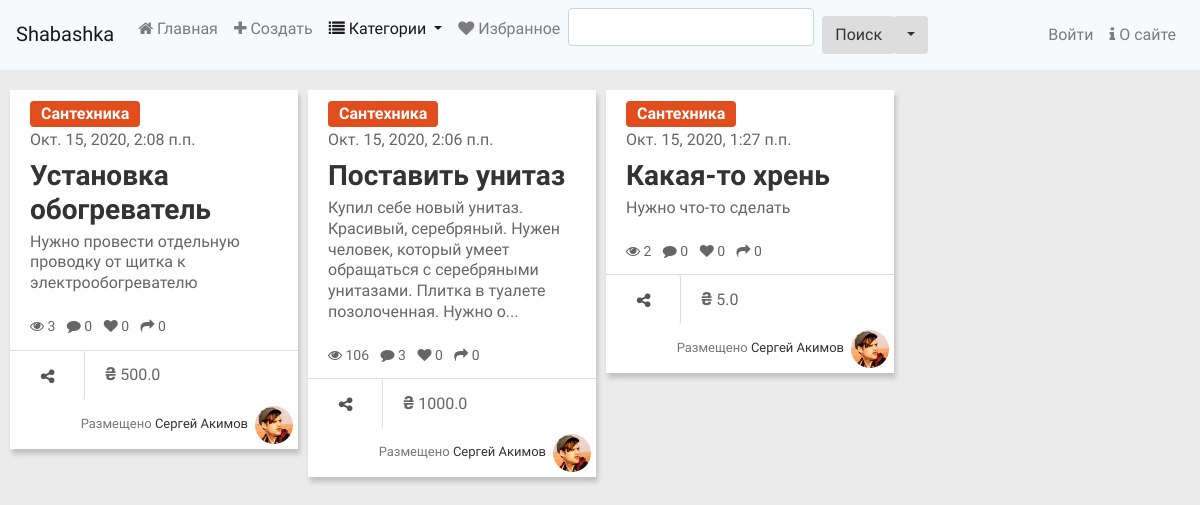
Page /10/ on the committed database.
### main/models.py (models this page shows, shortened)
class Offer(models.Model):
    STATUS = [
        ('n', 'Новое'),
        ('a', 'Принято'),
        ('d', 'Выполнено')
    ]
    category = models.ForeignKey(SubCategory, on_delete=models.PROTECT, verbose_name="Категория")
    title = models.CharField(max_length=40, verbose_name="Предложение")
    content = models.TextField(verbose_name="Описание")
    price = models.FloatField(default=0, verbose_name="Цена")
    image = models.ImageField(blank=True, upload_to=get_timestamp_path, verbose_name="Фото")
    author = models.ForeignKey(ShaUser, on_delete=models.CASCADE, verbose_name="Автор")
    is_active = models.BooleanField(default=True, db_index=True, verbose_name="Активное")
    created = models.DateTimeField(auto_now_add=True, db_index=True, verbose_name="Опубликовано" )
    reviews = models.IntegerField(default=0, verbose_name="Просмотров")
    shared = models.IntegerField(default=0, verbose_name="Поделились")
    status = models.CharField(max_length=1, default='n', null=True, blank=True, db_index=True, choices=STATUS, verbose_name="Статус")
    class Meta:
        verbose_name = "Предложение"
        verbose_name_plural = "Предложения"
        ordering = ["-created"]

class Category(models.Model):
    name = models.CharField(max_length=20, unique=True, db_index=True, verbose_name="Название")
    order = models.SmallIntegerField(default=0, db_index=True, verbose_name="Порядок")
    super_category = models.ForeignKey('SuperCategory', on_delete=models.PROTECT, null=True, blank=True,
                                        verbose_name="Надкатегория")

class ShaUser(AbstractUser):
    is_activated = models.BooleanField(default=True, db_index=True, verbose_name="Активирован")
    send_message = models.BooleanField(default=True, db_index=True, verbose_name="Отправлять оповещения?")
    location = models.ForeignKey(LocationSettelment, on_delete=models.SET_NULL, null=True, blank=True, verbose_name="Населенный пункт" )
    class Meta(AbstractUser.Meta):
        pass

### main/views.py (the view)
# urls.py: path('<int:pk>/', views.by_category, name="by_category"),
def by_category(request, pk):
    category = get_object_or_404(SubCategory, pk=pk)
    offers = Offer.objects.filter(is_active=True, category=pk)
    if 'keyword' in request.GET:
        keyword = request.GET["keyword"]
        q = Q(title__icontains=keyword) | Q(content__icontains=keyword)
        offers = offers.filter(q)
    else:
        keyword = ''
    form = SearchForm(initial={'keyword': keyword})
    paginator = Paginator(offers, 30)
    if 'page' in request.GET:
        page_num = request.GET['page']
    else:
        page_num = 1
    page = paginator.get_page(page_num)
    context = {'category': category, 'page': page, 'offers': page.object_list, 'searchForm': form}
    return render(request, 'main/by_category.html', context)

### main/forms.py
class SearchForm(forms.Form):
    keyword = forms.CharField(required=False, max_length=20, label='')

### main/models.py (called while the page is built)
    def get_queryset(self):
        return super().get_queryset().filter(super_category__isnull=False)

    def __str__(self):
        return f"{self.super_category.name} - {self.name}"

### main/templatetags/custom_tags.py (called while the page is built)
@register.simple_tag()
def limit_text(content):
    if len(content) > 150:
        return content[:150] + '...'
    else:
        return content

### main/templates/main/by_category.html (shortened to what this page needs)
{% extends 'main/layout.html' %}
{% load static %}
{% load thumbnail %}
{% load bootstrap4 %}
{% load custom_tags %}
{% block body %}
<div id="page-content" class="index-page">
    <div id="container">
{% for offer in offers %}
        <div class="item">
            <div class="content-item">
                {% url 'main:detail' category_pk=category.pk pk=offer.pk as url %}
                <a href="{% url 'main:by_category' pk=category.pk %}" class="btn btn-small btn-{{offer.category.super_category.order}}">{{offer.category.name}}</a>
                <div class="time"> {{offer.created}}</div>
                <h3 class="title-item"><a href="{{url}}{{all}}">{{offer.title}}</a></h3>
                <p class="info">{% limit_text offer.content %}</p>
                <ul class="list-inline">
                    <li class="list-inline-item"><i class="fa fa-eye"></i> {{ offer.reviews }} </li>
                    <li class="list-inline-item"><i class="fa fa-comment"></i> {{offer.comment_set.count}}</li>
                    <li class="list-inline-item"><i class="fa fa-heart"></i>  0</li>
                    <li class="list-inline-item"><i class="fa fa-share"></i> {{offer.shared}}</li>
                </ul>
            </div>
            <div class="bottom-item">
                <a href="#" class="btn btn-share share"><i class="fa fa-share-alt"></i> </a>
                <span class="mx-3"><span class="uah">&#8372</span> {{offer.price}}</span>
                <span class="user f-right">Размещено
                    <a href="{% url 'main:profile_by_id' pk=offer.author.pk %}">
                        {% if offer.author.first_name and offer.author.last_name %}
                        {{offer.author.first_name}} {{offer.author.last_name}}
                        {% else %}
                        {{offer.author}}
                        {% endif %}
                    </a><img src="{% static 'main/images/ava-1.jpg' %}" class="rounded-circle"></span>
            </div>
        </div>
{% empty %}
<p>На данный момент в категории {{category}} нет активных предложений</p>
{% endfor %}
</div>
</div>
{% endblock %}

### main/static/main/css/style.css (style rules this page uses)
body { font-family: 'Ek Mukta', sans-serif;color: #666;background: #EBEBEB;font-size: 16px;line-height: 1.6em;font-weight: 400; }
html, body { width:100%; padding:0; }
html { -webkit-text-size-adjust: none; }
img { max-width:100%; height: auto;width: auto\9; }
h3 { font-size: 32px; }
h1,h2,h3,h4,h5,h6 { font-family: 'Roboto', sans-serif;font-weight: 600;color: #111; }
p { margin: 0 0 20px;line-height: 1.3; }
a { color: #333; -webkit-transition: all .2s ease-in-out; -moz-transition: all .2s ease-in-out; transition: all .2s ease-in-out; }
.f-right { float: right; }
.index-page, .sub-page { margin: 20px 10px 60px; }
#page-content .item { background-color: #fff;width:220px;box-shadow: 2px 5px 5px 0 rgba(0, 0, 0, 0.18); }
#page-content .item img { padding: 0px;display: block;max-width: 100%; margin: 0 auto; }
#page-content .content-item { padding: 10px 20px; }
#page-content h3.title-item { font-family: 'Ek Mukta', sans-serif;font-size: 28px;margin: 7px 0 5px; }
#page-content .content-item ul { margin: 0;font-size: 14px; }
#page-content .bottom-item { border-top: 1px solid #ddd;min-height: 50px; }
#page-content .user { color: #777;font-size: 13px;line-height: 2.8;padding: 5px; }
#page-content .user img { width: 38px; height: 38px;float: right;display: inline-block;margin-left: 7px; }
.btn-small { color: #fff;padding: 0px 10px;font-weight: bold; }
.btn-share { font-weight: 500;color: #555;border-right: 1px solid #ddd;margin: 0;border-radius: none;height: 51px; width: 75px;margin-top: -1px;padding: 14px; }
.btn-0 { background-color: #E24D1E; }
.uah { font-weight: bold; font-size: large; }

### rows in the picture
Offer: category.name "Сантехника", created "Окт. 15, 2020, 2:08 п.п.", title "Установка обогреватель", content "Нужно провести отдельную проводку от щитка к электрообогревателю", reviews "3", comment_set.count "0", shared "0", price "500.0", author.first_name "Сергей", author.last_name "Акимов"
Offer: category.name "Сантехника", created "Окт. 15, 2020, 2:06 п.п.", title "Поставить унитаз", content "Купил себе новый унитаз. Красивый, серебряный. Нужен человек, который умеет обращаться с серебряными унитазами. Плитка в туалете позолоченная. Нужно о...", reviews "106", comment_set.count "3", shared "0", price "1000.0", author.first_name "Сергей", author.last_name "Акимов"
Offer: category.name "Сантехника", created "Окт. 15, 2020, 1:27 п.п.", title "Какая-то хрень", content "Нужно что-то сделать", reviews "2", comment_set.count "0", shared "0", price "5.0", author.first_name "Сергей", author.last_name "Акимов"
